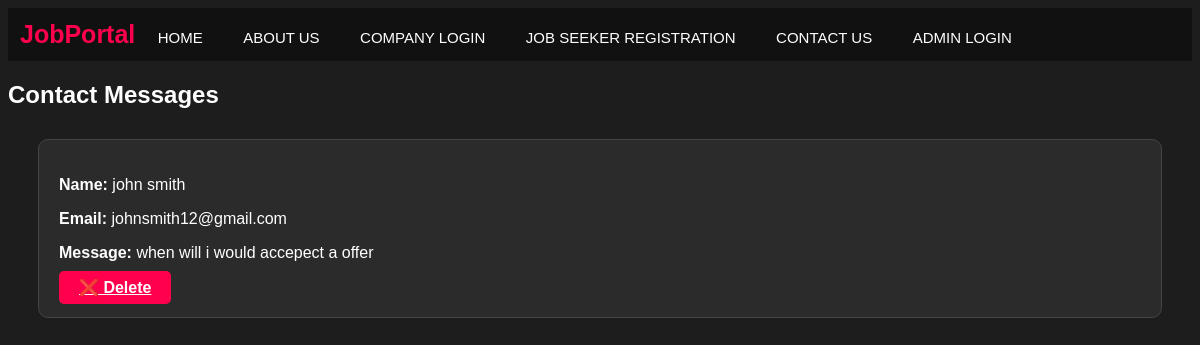
The page /admin/messages (signed in) on the database its author committed.
### models.py (models this page shows)
class Contact(db.Model):
    id = db.Column(db.Integer, primary_key=True)
    name = db.Column(db.String(150))
    email = db.Column(db.String(150))
    message = db.Column(db.Text)

### app.py (the view)
@app.route('/admin/messages')
def admin_messages():
    if not session.get('admin'):
        return redirect(url_for('admin_login'))
    messages = Contact.query.order_by(Contact.id.desc()).all()
    return render_template('admin_messages.html', messages=messages)

### templates/admin_messages.html
{% extends "base.html" %}
{% block content %}
<h2 class="dashboard-title">Contact Messages</h2>
<div class="job-list">
{% for msg in messages %}
<div class="job-card">
    <p><b>Name:</b> {{ msg.name }}</p>
    <p><b>Email:</b> {{ msg.email }}</p>
    <p><b>Message:</b> {{ msg.message }}</p>
    <a href="/admin/delete/{{ msg.id }}" class="primary-btn small">
        ❌ Delete
    </a>
</div>
{% endfor %}
</div>
{% endblock %}

### static/css/style.css (style rules this page uses)
body { background: #1d1d1d; color: white; font-family: Arial, sans-serif; }
.primary-btn { width:100%; background:#ff004c; padding:12px; border:none; border-radius:5px; font-weight:bold; cursor:pointer; color:white; }
.job-list { margin:30px; }
.job-card { background:#2b2b2b; padding:20px; margin-bottom:15px; border-radius:10px; border:1px solid #444; }
.primary-btn.small { width:auto; padding:8px 20px; }

### rows shown on the page
Contact: name "john smith", email "johnsmith12@gmail.com", message "when will i would accepect a offer"
